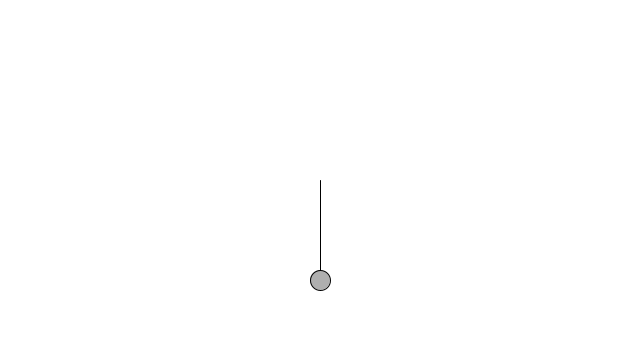
Frame 1 (no input)
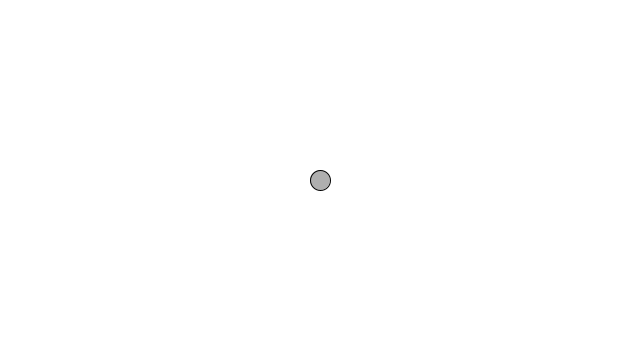
Frame 60 (the mouse pressed at the canvas centre just before this capture)
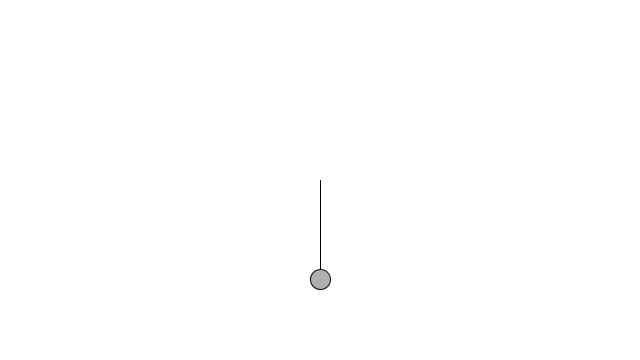
Frame 120 (the mouse held since frame 60 and released just before this capture)

The Processing sketch that drew these frames (run headless with seeded random() and noise(); from frame 60 on, the mouse is pressed at the canvas centre):

// Processing sketch: Exercise_3_6
// ── Exercise_3_6.pde
int frameCount = 0;
float period = 120;
float amplitude = 100;

void setup() {
    size(640,360);
}
void draw() {
    background(255);

    float y = cos(TWO_PI * frameCount / period);

    stroke(0);
    fill(175);

    pushMatrix();

    translate(width/2,height/2);
    float displacement = map(y, -1, 1, 0, amplitude);
    line(0,0,0,displacement);
    ellipse(0,displacement,20,20);

    popMatrix();
    frameCount+=1;
}
